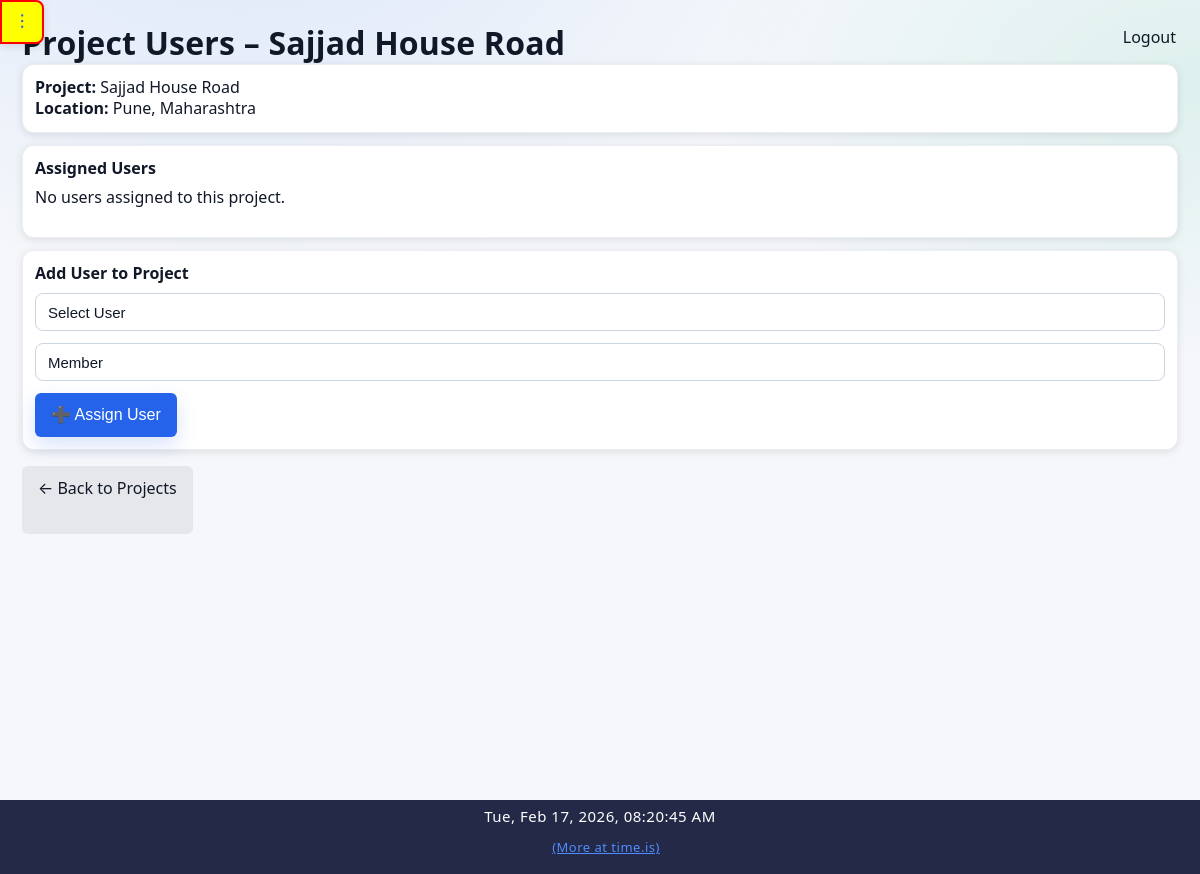
Page /admin/projects/3/users (signed in) on the committed database.
### app/models/project.py (models this page shows)
class Project(Base):
    __tablename__ = "projects"
    id = Column(Integer, primary_key=True, index=True)
    name = Column(String(255), nullable=False)
    project_code = Column(String(100), nullable=True)
    client_authority = Column(String(255), nullable=True)
    contractor = Column(String(255), nullable=True)
    consultant_pmc = Column(String(255), nullable=True)
    is_active = Column(Boolean, default=True, nullable=False)
    status = Column(String(20), default="active", nullable=False)
    road_type = Column(String(100), nullable=False)
    lanes = Column(Integer, nullable=False)
    road_width = Column(Float, nullable=False)
    road_length_km = Column(Float, nullable=False)
    carriageway_width = Column(Float, nullable=True)
    shoulder_type = Column(String(100), nullable=True)
    median_type = Column(String(100), nullable=True)
    project_type = Column(String(50), nullable=False, server_default="")
    road_name = Column(String(255), nullable=True)
    lane_configuration = Column(String(10), nullable=True)
    road_pavement_type = Column(String(20), nullable=True)
    terrain_type = Column(String(20), nullable=True)
    concrete_pavement_type = Column(String(20), nullable=True)  # PQC/RCC
    slab_thickness_mm = Column(Integer, nullable=True)
    grade_of_concrete = Column(String(20), nullable=True)
    joint_spacing_m = Column(Float, nullable=True)
    dowel_diameter_mm = Column(Integer, nullable=True)
    tie_bar_diameter_mm = Column(Integer, nullable=True)
    road_construction_type = Column(String(100), nullable=True)
    road_category = Column(String(100), nullable=True)
    road_engineering_type = Column(String(150), nullable=True)
    road_preset_key = Column(String(200), nullable=True)
    road_extras_json = Column(Text, nullable=True)
    preset_activities_json = Column(Text, nullable=True)
    preset_materials_json = Column(Text, nullable=True)
    country = Column(String(100), nullable=False)
    state = Column(String(100), nullable=True)
    district = Column(String(100), nullable=True)
    city = Column(String(100), nullable=False)
    location_id = Column(Integer, ForeignKey("locations.id"), nullable=True)
    chainage_start = Column(String(50), nullable=True)
    chainage_end = Column(String(50), nullable=True)
    planned_start_date = Column(Date, nullable=False)
    planned_end_date = Column(Date, nullable=False)
    created_by = Column(Integer, nullable=False)
    created_at = Column(DateTime, default=datetime.utcnow, nullable=False)
    updated_at = Column(
        DateTime,
        default=datetime.utcnow,
        onupdate=datetime.utcnow,
        nullable=False,
    )
    completed_at = Column(DateTime, nullable=True)
    activities = relationship(
        "Activity",
        back_populates="project",
        cascade="all, delete-orphan"
    )
    project_activities = relationship(
        "ProjectActivity",
        back_populates="project",
        cascade="all, delete-orphan"
    )
    planned_materials = relationship(
        "PlannedMaterial",
        back_populates="project",
        cascade="all, delete-orphan"
    )
    material_usage_daily = relationship(
        "MaterialUsageDaily",
        back_populates="project",
        cascade="all, delete-orphan"
    )
    location = relationship("Location")

### app/routes/project_users.py (the view)
@router.get("/{project_id}/users", response_class=HTMLResponse)
def project_users_page(
    project_id: int,
    request: Request,
    db: Session = Depends(get_db),
):
    current_user = project_admin_guard(request)
    if not current_user:
        return RedirectResponse("/dashboard", status_code=302)
    project = db.query(Project).filter(Project.id == project_id).first()
    if not project:
        return RedirectResponse("/projects/manage", status_code=302)
    project_users = (
        db.query(ProjectUser)
        .filter(ProjectUser.project_id == project_id)
        .all()
    )
    assigned_user_ids = [pu.user_id for pu in project_users]
    available_users = (
        db.query(User)
        .filter(User.is_active == True)
        .filter(~User.id.in_(assigned_user_ids))
        .all()
    )
    return templates.TemplateResponse(
        "admin/project_users.html",
        {
            "request": request,
            "title": f"Project Users – {project.name}",
            "project": project,
            "project_users": project_users,
            "available_users": available_users,
            "user": current_user,
        }
    )

### app/templates/admin/project_users.html (shortened to what this page needs)
{% extends "base.html" %}
{% block content %}
<h1 class="page-title">{{ title }}</h1>
<div class="card" style="margin-bottom:16px">
    <strong>Project:</strong> {{ project.name }} <br>
    <strong>Location:</strong>
    {{ project.city }}{% if project.state %}, {{ project.state }}{% endif %}
</div>
<div class="card" style="margin-bottom:20px">
    <h3>Assigned Users</h3>
    {% if project_users %}
        <table class="table">
            <thead>
                <tr>
                    <th>Username</th>
                    <th>Role in Project</th>
                    <th>Action</th>
                </tr>
            </thead>
            <tbody>
            {% for pu in project_users %}
                <tr>
                    <td>{{ pu.user.username }}</td>
                    <td>
                        <span class="badge badge-info">
                            {{ pu.role_in_project | upper }}
                        </span>
                    </td>
                    <td>
                        <form
                            method="post"
                            action="/admin/projects/{{ project.id }}/users/{{ pu.user.id }}/remove"
                        >
                            <button type="submit" class="btn-danger">
                                ❌ Remove
                            </button>
                        </form>
                    </td>
                </tr>
            {% endfor %}
            </tbody>
        </table>
    {% else %}
        <p>No users assigned to this project.</p>
    {% endif %}
</div>
<div class="card">
    <h3>Add User to Project</h3>
    {% if available_users %}
        <form
            method="post"
            action="/admin/projects/{{ project.id }}/users/add"
            style="display:flex;gap:12px;flex-wrap:wrap"
        >
            <select name="user_id" class="form-select" required>
                <option value="">Select User</option>
            </select>
            <select name="role_in_project" class="form-select" required>
                <option value="member" selected>Member</option>
            </select>
            <button type="submit" class="btn-primary">
                ➕ Assign User
            </button>
        </form>
    {% else %}
        <p>All active users are already assigned to this project.</p>
    {% endif %}
</div>
<div style="margin-top:16px">
    <a href="/projects/manage" class="btn-secondary">
        ← Back to Projects
    </a>
</div>
{% endblock %}

### static/css/style.css (style rules this page uses)
body { font-family: Arial, Helvetica, sans-serif; margin: 0; background-color: var(--bg); color: var(--text); }
input, select, textarea { padding: 6px; border-radius: 4px; border: 1px solid var(--border); background: var(--card); color: var(--text); }
button, .button { padding: 6px 12px; border-radius: 4px; border: none; cursor: pointer; background: var(--btn); color: white; text-decoration: none; }
:root { --bg: #f5f7fa; --bg-secondary: #ffffff; --bg-primary: #f5f7fa; --text: #111827; --text-muted: #6b7280; --text-primary: var(--text); --text-secondary: var(--text-muted); --card: #ffffff; --nav: #1f2937; --card-bg: var(--card); --card-border: var(--border-color); --border: #e5e7eb; --border-color: #e5e7eb; --input-bg: var(--card); --input-border: var(--border); --btn: #2563eb; --hover-bg: rgba(37, 99, 235, 0.1); --accent-color: #2563eb; }
html, body, table, th, td, input, select, textarea, button, .button { transition: background-color 0.3s ease, color 0.3s ease, border-color 0.3s ease; }
.page-title { margin-bottom: 20px; font-size: 26px; font-weight: 600; }
.card { background: var(--card); border-radius: 10px; padding: 16px; box-shadow: 0 4px 12px rgba(0,0,0,0.06); }

### app/static/css/responsive.css (style rules this page uses)
html { --form-column-count: auto-fit; --button-width: auto; --input-height: 38px; --font-size-base: 16px; --padding-base: 20px; --gap-base: 16px; --max-content-width: 1200px; --sidebar-width: 250px; --touch-target-size: 44px; }
html.medium-screen { --form-column-count: auto-fit; --button-width: auto; --input-height: 38px; --font-size-base: 15px; --padding-base: 18px; --gap-base: 14px; --max-content-width: 1000px; --sidebar-width: 240px; --touch-target-size: 44px; }
input, select, textarea, .form-input { height: var(--input-height); padding: calc(var(--input-height) / 4) calc(var(--padding-base) / 2); font-size: var(--font-size-base); min-width: 0; box-sizing: border-box; }
button, .btn, .btn-primary, .btn-secondary, [role="button"] { width: var(--button-width); height: var(--touch-target-size); min-height: var(--touch-target-size); padding: 0 var(--padding-base); font-size: var(--font-size-base); cursor: pointer; display: inline-flex; align-items: center; justify-content: center; border-radius: 6px; transition: all 0.2s ease; border: none; }
body { font-size: var(--font-size-base); line-height: 1.5; }
h1 { font-size: calc(var(--font-size-base) * 1.8); margin: calc(var(--gap-base) * 2) 0 var(--gap-base) 0; }
h3 { font-size: calc(var(--font-size-base) * 1.2); margin: var(--gap-base) 0 calc(var(--gap-base) * 0.5) 0; }
p { margin: 0 0 var(--gap-base) 0; }
html.landscape { --padding-base: 12px; --gap-base: 8px; }

### static/css/ui_v2.css (style rules this page uses)
:root { --radius-xs: 6px; --radius-sm: 10px; --radius-md: 14px; --radius-lg: 18px; --shadow-sm: 0 1px 2px rgba(0,0,0,0.08); --shadow-md: 0 10px 30px rgba(0,0,0,0.18); --ring: 0 0 0 3px rgba(59,130,246,0.25); }
html, body { height: 100%; }
body { font-family: ui-sans-serif, system-ui, -apple-system, "Segoe UI", Roboto, Arial, "Noto Sans", "Liberation Sans", sans-serif; line-height: 1.35; }
.page-title { margin: 0 0 14px 0; font-size: 24px; font-weight: 800; letter-spacing: 0.2px; }
.card { border-radius: var(--radius-lg); box-shadow: var(--shadow-sm); border: 1px solid color-mix(in srgb, var(--border-color) 70%, transparent); }
input, select, textarea { width: 100%; box-sizing: border-box; padding: 10px 12px; border-radius: var(--radius-sm); border: 1px solid var(--border); background: color-mix(in srgb, var(--card) 88%, transparent); }
button, .button, .btn-primary, .btn-secondary, .btn-danger { border-radius: var(--radius-sm); }
.btn-primary, .button { box-shadow: 0 8px 20px rgba(37,99,235,0.18); }
.btn-secondary { border: 1px solid color-mix(in srgb, var(--border-color) 70%, transparent); }

### app/templates/base.html (style rules this page uses)
a, a:visited { color: var(--text); text-decoration: none; }
.btn-primary { background: var(--btn); color: #fff; padding: 9px 14px; border-radius: 6px; border: none; cursor: pointer; }
.btn-secondary { background: #e5e7eb; color: #111827; padding: 9px 14px; border-radius: 6px; border: none; cursor: pointer; }

### rows in the picture
Project: name "Sajjad House Road", city "Pune", state "Maharashtra"

### other values in the picture
{{ title }} "Project Users – Sajjad House Road"
